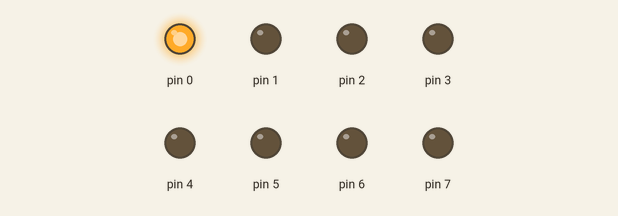
Simulated run of this sketch. Board: Arduino Uno, built with avr-gcc and run on an emulated ATmega328P. Parts: output pins drawn as LEDs (lit = HIGH).

Above: at 0.2 s.
At 1.1 s:
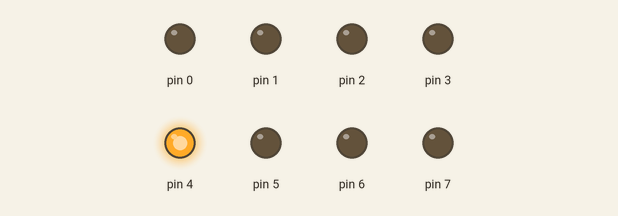
At 2.3 s:
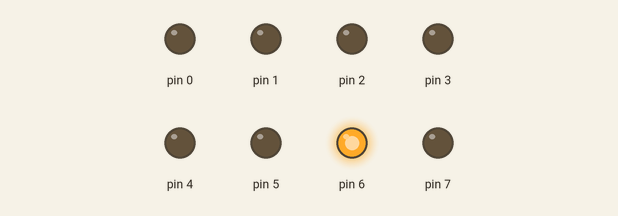
At 4.3 s:
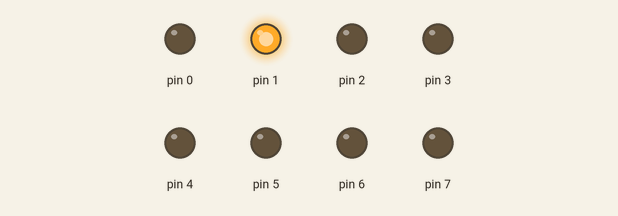
At 6.3 s:
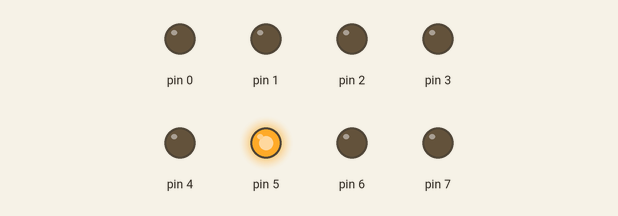
At 8.5 s:
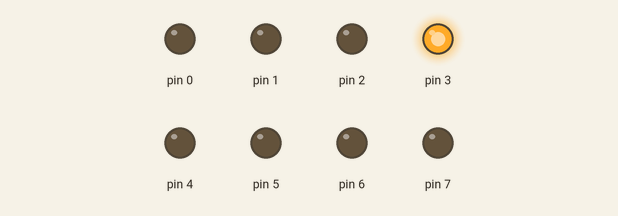
Timing chart, 0 to 8.8 s (numbered marks = the images above):
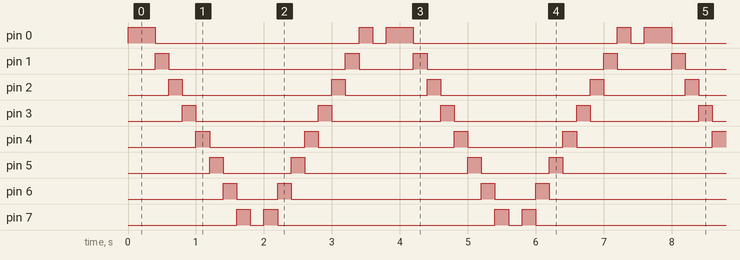

The sketch:

W1Exercise1.ino
```cpp
void setup() {
  DDRD = 0b11111111;
}

void loop() {
  PORTD = 0b00000001;
  delay(200);
  for(int i=0 ; i<=8; i++){
    PORTD = 1<<i;
    delay(200);
  }
  for(int i=0; i<=8; i++){
    PORTD = 0x80>>i;
    delay(200);
  }
}
```

Measured:
- by itself, pin 0: repeats every 3.8 s: LOW 3.0 s, HIGH 0.20 s, LOW 0.20 s, HIGH 0.40 s
- by itself, pin 1: repeats every 3.8 s: LOW 2.6 s, HIGH 0.20 s, LOW 0.80 s, HIGH 0.20 s
- by itself, pin 2: repeats every 3.8 s: LOW 2.2 s, HIGH 0.20 s, LOW 1.2 s, HIGH 0.20 s
- by itself, pin 3: alternates HIGH for 0.20 s and LOW for 1.7 s
- by itself, pin 4: repeats every 3.8 s: LOW 1.4 s, HIGH 0.20 s, LOW 2.0 s, HIGH 0.20 s
- by itself, pin 5: repeats every 3.8 s: LOW 1.0 s, HIGH 0.20 s, LOW 2.4 s, HIGH 0.20 s
- by itself, pin 6: repeats every 3.8 s: LOW 0.60 s, HIGH 0.20 s, LOW 2.8 s, HIGH 0.20 s
- by itself, pin 7: repeats every 3.8 s: LOW 0.20 s, HIGH 0.20 s, LOW 3.2 s, HIGH 0.20 s
